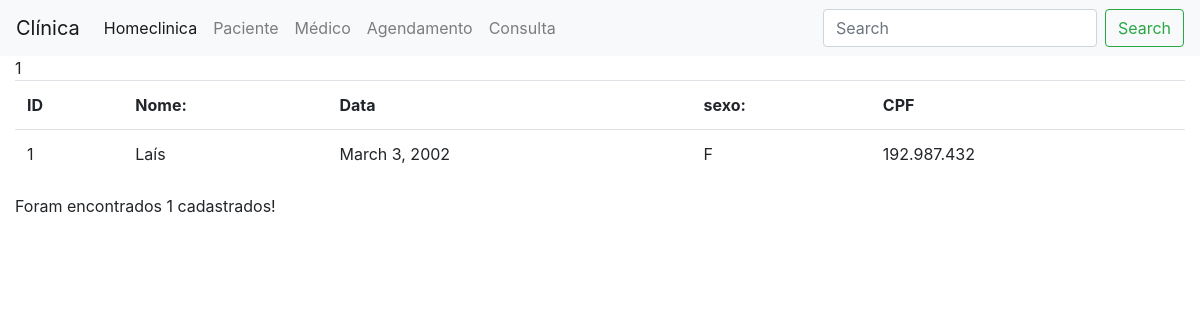
The page /atendimento/paciente/ on the database as committed earlier.
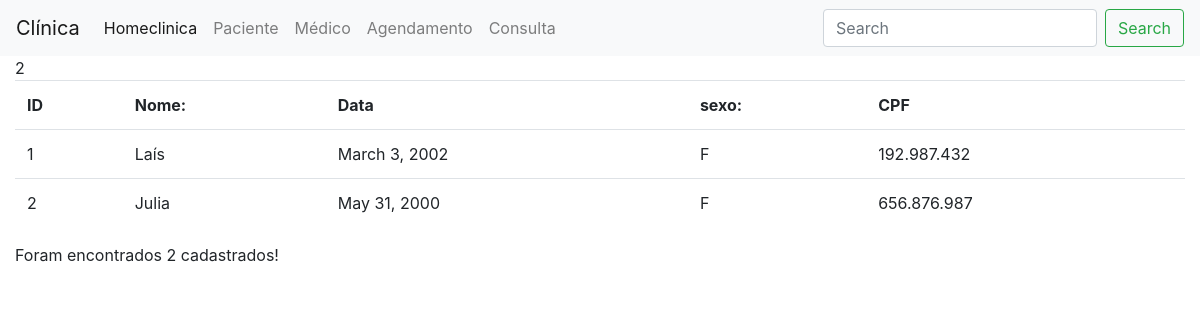
The same page on the database as committed later.
### atendimento/models.py (models this page shows)
class Paciente (models.Model):
    nome = models.CharField(max_length=50)
    dt_nasc = models.DateField()
    cpf = models.CharField(max_length=11)
    sexo = models.CharField(max_length=1)

### atendimento/views.py (the view)
# urls.py: path('paciente/', views.paciente_list),
def paciente_list(request):
    pacientes=Paciente.objects.all()
    return render(request, 'paciente/list.html', {'pacientes': pacientes})

### atendimento/templates/paciente/list.html (shortened to what this page needs)
   {% extends 'base.html' %}
   {% block conteudo%}
    {{pacientes | length}}
    <table class="table">
        <tr>
            <th>ID</th>
            <th>Nome:</th>
            <th>Data </th>
            <th>sexo:</th>
            <th>CPF</th>
        </tr>
        <body>
    </body>
    {%for paciente in pacientes %}
        <tr>
            <td>{{paciente.id}}</td>
            <td>{{paciente.nome}}</td>
            <td>{{paciente.dt_nasc}}</td>
            <td>{{paciente.sexo}}</td>
            <td>{{paciente.cpf}}</td>
        </tr>
    {% endfor %}
    </body>
    <p>Foram encontrados {{pacientes | length}}  cadastrados!</p>
    {% endblock %}

### atendimento/templates/base.html (shortened to what this page needs)
<!DOCTYPE html>
<html lang="en">
<head>
    <link rel="stylesheet" href="https://stackpath.bootstrapcdn.com/bootstrap/4.3.1/css/bootstrap.min.css">
</head>
<body>
  <nav class="navbar navbar-expand-lg navbar-light bg-light">
    <a class="navbar-brand" href="#">Clínica</a>
    <div class="collapse navbar-collapse" id="navbarSupportedContent">
        <ul class="navbar-nav mr-auto">
            <li class="nav-item active">
                <a class="nav-link" href="/atendimento/">Homeclinica </a>
            </li>
            <li class="nav-item">
                <a class="nav-link" href="/atendimento/paciente">Paciente</a>
            </li>
            <li class="nav-item">
                <a class="nav-link" href="/atendimento/medico">Médico</a>
            </li>
            <li class="nav-item">
                <a class="nav-link" href="/atendimento/agendamento">Agendamento</a>
            </li>
            <li class="nav-item">
                <a class="nav-link" href="consulta">Consulta</a>
            </li>
        </ul>
        <form class="form-inline my-2 my-lg-0">
            <input class="form-control mr-sm-2" type="search" placeholder="Search" aria-label="Search">
            <button class="btn btn-outline-success my-2 my-sm-0" type="submit">Search</button>
        </form>
    </div>
</nav>
    <div class="container-fluid">
        {% block conteudo%} {% endblock %}
</body>
</html>

Rows that differ between the two databases and show on the page:
added Paciente: id "2", nome "Julia", dt_nasc "May 31, 2000", sexo "F", cpf "656.876.987"
Other text that changed with them:
{{ pacientes | length }}: "1" → "2"
